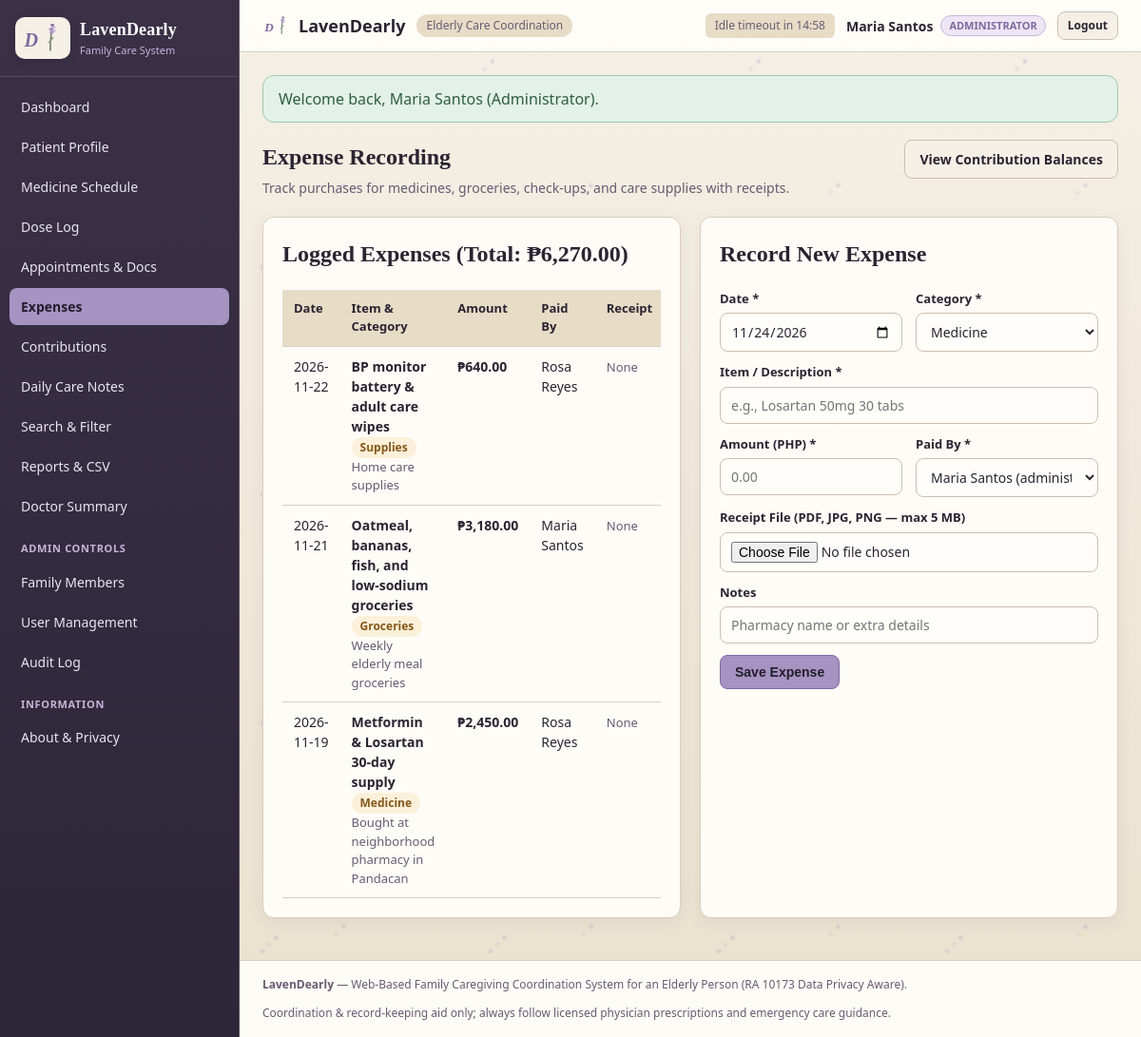
/expenses.php (signed in), run on the app's committed database.
### tables this page shows
CREATE TABLE IF NOT EXISTS users (
  id INT AUTO_INCREMENT PRIMARY KEY,
  full_name VARCHAR(120) NOT NULL,
  email VARCHAR(140) NOT NULL UNIQUE,
  password_hash VARCHAR(255) NOT NULL,
  relationship_label VARCHAR(80) NOT NULL,
  role ENUM('administrator', 'caregiver', 'contributor') NOT NULL DEFAULT 'contributor',
  agreed_share_pct DECIMAL(5,2) NOT NULL DEFAULT 0.00,
  is_active TINYINT(1) NOT NULL DEFAULT 1,
  last_login_at DATETIME NULL,
  created_at TIMESTAMP DEFAULT CURRENT_TIMESTAMP
);

CREATE TABLE IF NOT EXISTS expenses (
  id INT AUTO_INCREMENT PRIMARY KEY,
  patient_id INT NOT NULL DEFAULT 1,
  expense_date DATE NOT NULL,
  item_name VARCHAR(160) NOT NULL,
  category ENUM('medicine', 'groceries', 'checkup', 'supplies', 'other') NOT NULL,
  amount DECIMAL(10,2) NOT NULL,
  paid_by INT NOT NULL,
  receipt_path VARCHAR(255) NULL,
  notes VARCHAR(255) DEFAULT '',
  created_at TIMESTAMP DEFAULT CURRENT_TIMESTAMP,
  FOREIGN KEY (patient_id) REFERENCES patients(id) ON DELETE CASCADE,
  FOREIGN KEY (paid_by) REFERENCES users(id)
);

### includes/auth.php (called while the page is built, shortened)
<?php
function e(?string $value): string {
    return htmlspecialchars((string)($value ?? ''), ENT_QUOTES | ENT_SUBSTITUTE, 'UTF-8');
}
function require_login(): array {
    $pdo = get_db();
    $stmt = $pdo->prepare('SELECT id, full_name, email, relationship_label, role, agreed_share_pct, is_active, last_login_at FROM users WHERE id = :id LIMIT 1');
    $stmt->execute([':id' => (int)$_SESSION['user_id']]);
    $user = $stmt->fetch();
    return $user;
}
function take_flash(): ?array {
    $f = $_SESSION['flash'];
    return $f;
}

### expenses.php (the view, shortened to what this page needs)
<?php
require_once __DIR__ . '/includes/auth.php';
$currentUser = require_login();
$pdo = get_db();
$canAdd = in_array($currentUser['role'], ['administrator', 'caregiver'], true);
$activeUsers = $pdo->query('SELECT id, full_name, role FROM users WHERE is_active = 1 ORDER BY full_name ASC')->fetchAll();
$expenses = $pdo->query('SELECT e.*, u.full_name AS payer_name FROM expenses e JOIN users u ON u.id = e.paid_by ORDER BY e.expense_date DESC, e.id DESC')->fetchAll();
$sumExpenses = (float)$pdo->query('SELECT COALESCE(SUM(amount), 0) FROM expenses')->fetchColumn();
$activePage = 'expenses.php';
include __DIR__ . '/includes/header.php';
?>
<div class="page-header">
  <div>
    <h1>Expense Recording</h1>
    <p>Track purchases for medicines, groceries, check-ups, and care supplies with receipts.</p>
  </div>
  <a href="contributions.php" class="btn btn-outline">View Contribution Balances</a>
</div>
<div class="grid-2">
  <div class="card">
    <h2>Logged Expenses (Total: &#8369;<?= number_format($sumExpenses, 2) ?>)</h2>
    <div class="table-wrap">
      <table>
        <thead>
          <tr><th>Date</th><th>Item &amp; Category</th><th>Amount</th><th>Paid By</th><th>Receipt</th></tr>
        </thead>
        <tbody>
          <?php foreach ($expenses as $ex): ?>
            <tr>
              <td><?= e($ex['expense_date']) ?></td>
              <td>
                <strong><?= e($ex['item_name']) ?></strong><br>
                <span class="badge badge-pending"><?= e(ucfirst($ex['category'])) ?></span>
                <?php if ($ex['notes']): ?><div class="kpi-sub"><?= e($ex['notes']) ?></div><?php endif; ?>
              </td>
              <td><strong>&#8369;<?= number_format((float)$ex['amount'], 2) ?></strong></td>
              <td><?= e($ex['payer_name']) ?></td>
              <td>
                <?php if (!empty($ex['receipt_path'])): ?>
                  <a href="file.php?type=receipt&amp;id=<?= (int)$ex['id'] ?>" target="_blank" class="btn btn-sm btn-outline">Receipt</a>
                <?php else: ?>
                  <span class="kpi-sub">None</span>
                <?php endif; ?>
              </td>
            </tr>
          <?php endforeach; ?>
        </tbody>
      </table>
    </div>
  </div>
  <div class="card">
    <h2>Record New Expense</h2>
    <?php if (!$canAdd): ?>
      <div class="flash flash-warning">Contributors can view expenses and record their own contributions on the Contributions page.</div>
    <?php else: ?>
      <form method="post" action="expenses.php" enctype="multipart/form-data">
        <div class="form-grid">
          <div class="form-group">
            <label for="expense_date">Date *</label>
            <input type="date" id="expense_date" name="expense_date" required value="<?= date('Y-m-d') ?>">
          </div>
          <div class="form-group">
            <label for="category">Category *</label>
            <select id="category" name="category" required>
              <option value="medicine">Medicine</option>
            </select>
          </div>
        </div>
        <div class="form-group">
          <label for="item_name">Item / Description *</label>
          <input type="text" id="item_name" name="item_name" required placeholder="e.g., Losartan 50mg 30 tabs">
        </div>
        <div class="form-grid">
          <div class="form-group">
            <label for="amount">Amount (PHP) *</label>
            <input type="number" id="amount" name="amount" step="0.01" min="0.01" required placeholder="0.00">
          </div>
          <div class="form-group">
            <label for="paid_by">Paid By *</label>
            <select id="paid_by" name="paid_by" required>
              <?php foreach ($activeUsers as $u): ?>
                <option value="<?= (int)$u['id'] ?>" <?= (int)$u['id'] === (int)$currentUser['id'] ? 'selected' : '' ?>>
                  <?= e($u['full_name']) ?> (<?= e($u['role']) ?>)
                </option>
              <?php endforeach; ?>
            </select>
          </div>
        </div>
        <div class="form-group">
          <label for="receipt_file">Receipt File (PDF, JPG, PNG — max 5 MB)</label>
          <input type="file" id="receipt_file" name="receipt_file" accept=".pdf,.jpg,.jpeg,.png">
        </div>
        <div class="form-group">
          <label for="notes">Notes</label>
          <input type="text" id="notes" name="notes" placeholder="Pharmacy name or extra details">
        </div>
        <button type="submit" class="btn btn-primary">Save Expense</button>
      </form>
    <?php endif; ?>
  </div>
</div>
<?php include __DIR__ . '/includes/footer.php'; ?>

### includes/header.php (shortened to what this page needs)
<?php
$currentUser = $currentUser ?? null;
$activePage = $activePage ?? basename($_SERVER['PHP_SELF']);
$flash = function_exists('take_flash') ? take_flash() : null;
$role = $currentUser['role'] ?? '';
?>
<!DOCTYPE html>
<html lang="en">
<head>
  <link rel="stylesheet" href="assets/css/style.css">
</head>
<body>
  <div class="app-shell">
    <?php if ($currentUser): ?>
    <aside class="sidebar" id="sidebar">
      <div class="brand-box">
        <div class="brand-mark" aria-hidden="true">
          <svg class="logo-svg" viewBox="0 0 64 52" xmlns="http://www.w3.org/2000/svg">
            <text x="5" y="38" fill="#7E699E" class="logo-d">D</text>
          </svg>
        </div>
        <div>
          <div class="brand-title">LavenDearly</div>
          <div class="brand-sub">Family Care System</div>
        </div>
      </div>
      <nav class="nav-list">
        <a href="dashboard.php" class="nav-item <?= $activePage === 'dashboard.php' ? 'active' : '' ?>">Dashboard</a>
        <a href="patient.php" class="nav-item <?= $activePage === 'patient.php' ? 'active' : '' ?>">Patient Profile</a>
        <a href="medicines.php" class="nav-item <?= $activePage === 'medicines.php' ? 'active' : '' ?>">Medicine Schedule</a>
        <a href="doselog.php" class="nav-item <?= $activePage === 'doselog.php' ? 'active' : '' ?>">Dose Log</a>
        <a href="appointments.php" class="nav-item <?= $activePage === 'appointments.php' ? 'active' : '' ?>">Appointments &amp; Docs</a>
        <a href="expenses.php" class="nav-item <?= $activePage === 'expenses.php' ? 'active' : '' ?>">Expenses</a>
        <a href="contributions.php" class="nav-item <?= $activePage === 'contributions.php' ? 'active' : '' ?>">Contributions</a>
        <a href="notes.php" class="nav-item <?= $activePage === 'notes.php' ? 'active' : '' ?>">Daily Care Notes</a>
        <a href="search.php" class="nav-item <?= $activePage === 'search.php' ? 'active' : '' ?>">Search &amp; Filter</a>
        <a href="reports.php" class="nav-item <?= $activePage === 'reports.php' ? 'active' : '' ?>">Reports &amp; CSV</a>
        <a href="summary.php" class="nav-item <?= $activePage === 'summary.php' ? 'active' : '' ?>">Doctor Summary</a>
        <?php if ($role === 'administrator'): ?>
          <div class="nav-divider">Admin Controls</div>
          <a href="members.php" class="nav-item <?= $activePage === 'members.php' ? 'active' : '' ?>">Family Members</a>
          <a href="users.php" class="nav-item <?= $activePage === 'users.php' ? 'active' : '' ?>">User Management</a>
          <a href="audit.php" class="nav-item <?= $activePage === 'audit.php' ? 'active' : '' ?>">Audit Log</a>
        <?php endif; ?>
        <div class="nav-divider">Information</div>
        <a href="about.php" class="nav-item <?= $activePage === 'about.php' ? 'active' : '' ?>">About &amp; Privacy</a>
      </nav>
    </aside>
    <?php endif; ?>
    <div class="main-column">
      <header class="topbar">
        <div class="topbar-left">
          <a href="<?= $currentUser ? 'dashboard.php' : 'index.php' ?>" class="topbar-brand-group">
            <svg class="topbar-logo-mini" viewBox="0 0 64 52" xmlns="http://www.w3.org/2000/svg" aria-hidden="true">
              <text x="5" y="38" fill="#7E699E" class="logo-d">D</text>
            </svg>
            <span>LavenDearly</span>
          </a>
          <span class="topbar-tag">Elderly Care Coordination</span>
        </div>
        <div class="topbar-right">
          <?php if ($currentUser): ?>
            <span class="session-badge" id="sessionTimer">Session active</span>
            <div class="user-pill">
              <strong><?= e($currentUser['full_name']) ?></strong>
              <span class="role-badge role-<?= e($currentUser['role']) ?>"><?= e(ucfirst($currentUser['role'])) ?></span>
            </div>
            <a href="logout.php" class="btn btn-sm btn-outline">Logout</a>
          <?php else: ?>
            <a href="about.php" class="btn btn-sm btn-ghost">About</a>
            <a href="login.php" class="btn btn-sm btn-primary">Login</a>
          <?php endif; ?>
        </div>
      </header>
      <main class="content-area">
        <?php if ($flash): ?>
          <div class="flash flash-<?= e($flash['type']) ?>"><?= e($flash['message']) ?></div>
        <?php endif; ?>

### data on the page
users: full_name "Maria Santos", role "ADMINISTRATOR"
expenses: expense_date "2026-11-22", item_name "BP monitor battery & adult care wipes", category "Supplies", notes "Home care supplies", amount "640.00", paid_by.full_name "Rosa Reyes", shows "None"
expenses: expense_date "2026-11-21", item_name "Oatmeal, bananas, fish, and low-sodium groceries", category "Groceries", notes "Weekly elderly meal groceries", amount "3,180.00", paid_by.full_name "Maria Santos", shows "None"
expenses: expense_date "2026-11-19", item_name "Metformin & Losartan 30-day supply", category "Medicine", notes "Bought at neighborhood pharmacy in Pandacan", amount "2,450.00", paid_by.full_name "Rosa Reyes", shows "None"

### other printed values
$flash['message'] "Welcome back, Maria Santos (Administrator)."
$sumExpenses "6,270.00"
form field paid_by "Maria Santos (administrator)"
